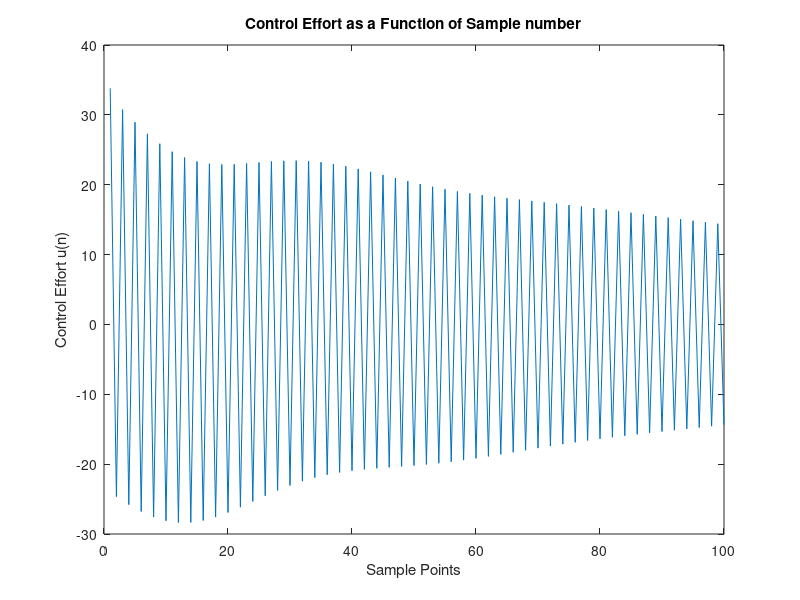

Recreate this plot in MATLAB.
yold = 0; yolder = 0; uold = 0; uolder = 0; eold = 0; eolder = 0;
r = 1; vec = [];
for i = 1:100,
    e = r - yold;
    u = -0.0604*uold + 0.9263*uolder ...
      + 33.81* (e - 1.669*eold + 0.6753*eolder);
    y = 1.9802*yold - 0.9802*yolder + 0.00199*uold + 0.001977*uolder;
    vec = [vec; [u,y]];
    uolder = uold; uold = u; yolder = yold; yold = y; eolder = eold; 
    eold = e;
end

plot(vec(:,2))
xlabel('Sample Points')
ylabel('Plant Output y(n)')
title('Plant Output as a Function of Sample number')
pause
%print -dps 
plot(vec(:,1))
xlabel('Sample Points')
ylabel('Control Effort u(n)')
title('Control Effort as a Function of Sample number')
pause
%print -dps 
